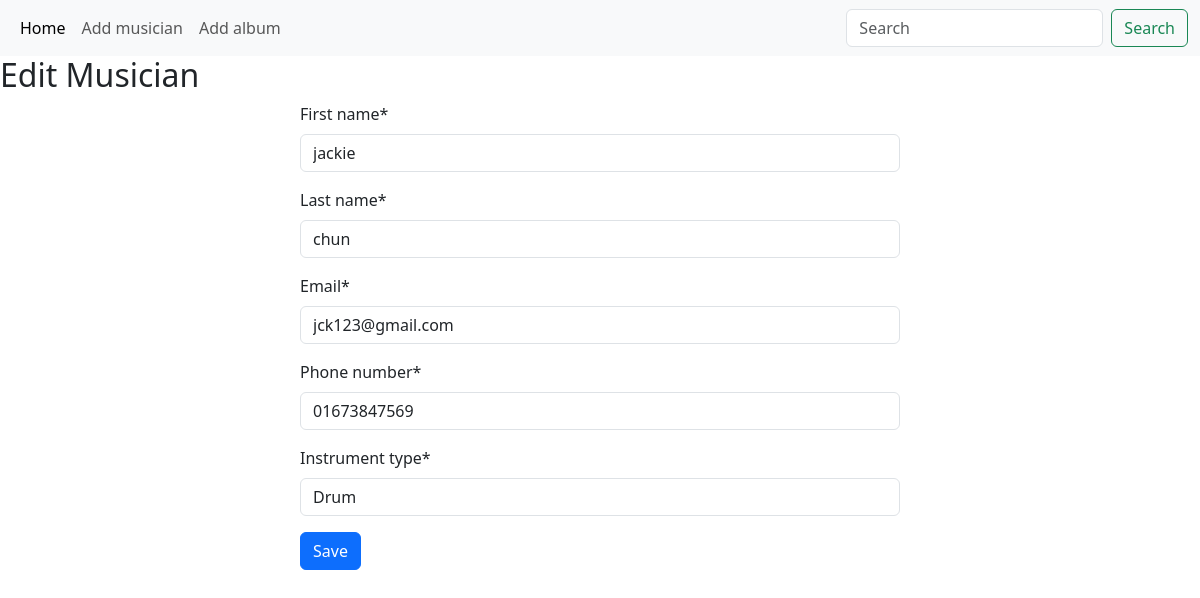
The app's page /musician/edit/3 with its own data.
### musician/models.py (models this page shows, shortened)
class Musician(models.Model):
    first_name = models.CharField(max_length=50)
    last_name = models.CharField(max_length=50)
    email = models.EmailField()
    phone_number = models.CharField(max_length=15)
    instrument_type = models.CharField(max_length=50)

### musician/views.py (the view)
# urls.py: path('edit/<int:id>', edit_musician, name='edit_musician'),
def edit_musician(request, id):
    musician = Musician.objects.get(pk=id)
    if request.method == 'POST':
        form = MusicianForm(request.POST, instance=musician)
        if form.is_valid():
            form.save()
            return redirect('add_musician')
    else:
        form = MusicianForm(instance=musician)
    return render(request, 'add_musician.html', {'form': form})

### musician/forms.py
class MusicianForm(forms.ModelForm):
    class Meta:
        model = Musician
        fields = '__all__'

### musician/templates/add_musician.html (shortened to what this page needs)
{% extends 'base.html' %}
{% block content %}
{% load crispy_forms_tags %}
<h2>Edit Musician</h2>
<form method="post" style="width: 50%; margin: auto;">
  {{ form|crispy }}
  <button type="submit" class="btn btn-primary">Save</button>
</form>
{% endblock %}

### records on screen
Musician: first_name "jackie", last_name "chun", email "jck123@gmail.com", phone_number "01673847569", instrument_type "Drum"
